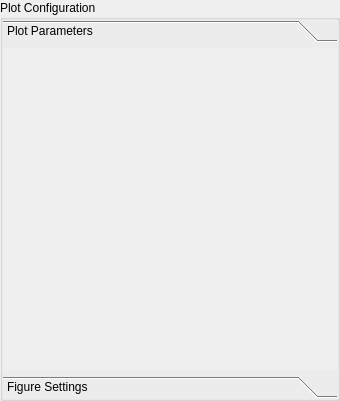
<?xml version="1.0" encoding="UTF-8"?>
<ui version="4.0">
 <class>GroupBoxParameters</class>
 <widget class="QGroupBox" name="GroupBoxParameters">
  <property name="geometry">
   <rect>
    <x>0</x>
    <y>0</y>
    <width>340</width>
    <height>401</height>
   </rect>
  </property>
  <property name="title">
   <string>Plot Configuration</string>
  </property>
  <property name="flat">
   <bool>true</bool>
  </property>
  <layout class="QVBoxLayout" name="verticalLayout">
   <property name="leftMargin">
    <number>0</number>
   </property>
   <property name="topMargin">
    <number>0</number>
   </property>
   <property name="rightMargin">
    <number>0</number>
   </property>
   <property name="bottomMargin">
    <number>0</number>
   </property>
   <item>
    <widget class="QToolBox" name="toolBox">
     <widget class="QWidget" name="page_plot_parameters">
      <property name="geometry">
       <rect>
        <x>0</x>
        <y>0</y>
        <width>338</width>
        <height>332</height>
       </rect>
      </property>
      <attribute name="label">
       <string>Plot Parameters</string>
      </attribute>
      <layout class="QVBoxLayout" name="verticalLayout_plot">
       <property name="leftMargin">
        <number>0</number>
       </property>
       <property name="topMargin">
        <number>0</number>
       </property>
       <property name="rightMargin">
        <number>0</number>
       </property>
       <property name="bottomMargin">
        <number>0</number>
       </property>
      </layout>
     </widget>
     <widget class="QWidget" name="page_common_settings">
      <property name="geometry">
       <rect>
        <x>0</x>
        <y>0</y>
        <width>338</width>
        <height>323</height>
       </rect>
      </property>
      <attribute name="label">
       <string>Figure Settings</string>
      </attribute>
      <layout class="QVBoxLayout" name="verticalLayout_figure">
       <item>
        <widget class="QGroupBox" name="groupBox_title">
         <property name="sizePolicy">
          <sizepolicy hsizetype="Preferred" vsizetype="Fixed">
           <horstretch>0</horstretch>
           <verstretch>0</verstretch>
          </sizepolicy>
         </property>
         <property name="title">
          <string>Title</string>
         </property>
         <property name="checkable">
          <bool>true</bool>
         </property>
         <property name="checked">
          <bool>false</bool>
         </property>
         <layout class="QGridLayout" name="gridLayout_2">
          <item row="4" column="1" colspan="2">
           <widget class="QSlider" name="horizontalSlider_y">
            <property name="maximum">
             <number>100</number>
            </property>
            <property name="value">
             <number>98</number>
            </property>
            <property name="orientation">
             <enum>Qt::Horizontal</enum>
            </property>
           </widget>
          </item>
          <item row="0" column="1" colspan="3">
           <widget class="QLineEdit" name="lineEdit_title">
            <property name="toolTip">
             <string>&lt;html&gt;&lt;head/&gt;&lt;body&gt;&lt;p&gt;The title of the plot,
                                               leave blank to
                                               remove title.&lt;/p&gt;&lt;p&gt;&lt;span style=&quot; font-weight:600;&quot;&gt;Note:&lt;/span&gt;
                                               The size and location of the title may depends on the selected plot type.&lt;/p&gt;&lt;/body&gt;&lt;/html&gt;
                                           </string>
            </property>
           </widget>
          </item>
          <item row="3" column="3">
           <widget class="QDoubleSpinBox" name="doubleSpinBox_x">
            <property name="maximum">
             <double>1.000000000000000</double>
            </property>
            <property name="singleStep">
             <double>0.100000000000000</double>
            </property>
            <property name="value">
             <double>0.500000000000000</double>
            </property>
           </widget>
          </item>
          <item row="3" column="0">
           <widget class="QLabel" name="label_5">
            <property name="sizePolicy">
             <sizepolicy hsizetype="Fixed" vsizetype="Preferred">
              <horstretch>0</horstretch>
              <verstretch>0</verstretch>
             </sizepolicy>
            </property>
            <property name="text">
             <string>X</string>
            </property>
           </widget>
          </item>
          <item row="4" column="3">
           <widget class="QDoubleSpinBox" name="doubleSpinBox_y">
            <property name="maximum">
             <double>1.000000000000000</double>
            </property>
            <property name="singleStep">
             <double>0.100000000000000</double>
            </property>
            <property name="value">
             <double>0.980000000000000</double>
            </property>
           </widget>
          </item>
          <item row="0" column="0">
           <widget class="QLabel" name="label">
            <property name="sizePolicy">
             <sizepolicy hsizetype="Fixed" vsizetype="Preferred">
              <horstretch>0</horstretch>
              <verstretch>0</verstretch>
             </sizepolicy>
            </property>
            <property name="toolTip">
             <string>&lt;html&gt;&lt;head/&gt;&lt;body&gt;&lt;p&gt;The title of the plot,
                                               leave blank to
                                               remove title.&lt;/p&gt;&lt;p&gt;&lt;span style=&quot; font-weight:600;&quot;&gt;Note:&lt;/span&gt;
                                               The size and location of the title may depends on the selected plot type.&lt;/p&gt;&lt;/body&gt;&lt;/html&gt;
                                           </string>
            </property>
            <property name="text">
             <string>Plot Title</string>
            </property>
           </widget>
          </item>
          <item row="4" column="0">
           <widget class="QLabel" name="label_6">
            <property name="text">
             <string>Y</string>
            </property>
           </widget>
          </item>
          <item row="3" column="1" colspan="2">
           <widget class="QSlider" name="horizontalSlider_x">
            <property name="maximum">
             <number>100</number>
            </property>
            <property name="value">
             <number>50</number>
            </property>
            <property name="orientation">
             <enum>Qt::Horizontal</enum>
            </property>
           </widget>
          </item>
          <item row="1" column="0">
           <widget class="QLabel" name="label_9">
            <property name="sizePolicy">
             <sizepolicy hsizetype="Fixed" vsizetype="Preferred">
              <horstretch>0</horstretch>
              <verstretch>0</verstretch>
             </sizepolicy>
            </property>
            <property name="text">
             <string>Font Size</string>
            </property>
           </widget>
          </item>
          <item row="6" column="0" colspan="2">
           <widget class="QLabel" name="label_8">
            <property name="text">
             <string>Vertical Alignment</string>
            </property>
           </widget>
          </item>
          <item row="5" column="2" colspan="2">
           <widget class="QComboBox" name="comboBox_horizontal_alignment">
            <property name="currentIndex">
             <number>1</number>
            </property>
            <item>
             <property name="text">
              <string>Left</string>
             </property>
            </item>
            <item>
             <property name="text">
              <string>Center</string>
             </property>
            </item>
            <item>
             <property name="text">
              <string>Right</string>
             </property>
            </item>
           </widget>
          </item>
          <item row="5" column="0" colspan="2">
           <widget class="QLabel" name="label_7">
            <property name="text">
             <string>Horizontal Alignment</string>
            </property>
           </widget>
          </item>
          <item row="6" column="2" colspan="2">
           <widget class="QComboBox" name="comboBox_vertical_alignment">
            <item>
             <property name="text">
              <string>Top</string>
             </property>
            </item>
            <item>
             <property name="text">
              <string>Center</string>
             </property>
            </item>
            <item>
             <property name="text">
              <string>Bottom</string>
             </property>
            </item>
            <item>
             <property name="text">
              <string>Baseline</string>
             </property>
            </item>
           </widget>
          </item>
          <item row="1" column="1">
           <widget class="QSpinBox" name="spinBox_fontsize">
            <property name="suffix">
             <string>points</string>
            </property>
            <property name="minimum">
             <number>4</number>
            </property>
            <property name="value">
             <number>12</number>
            </property>
           </widget>
          </item>
         </layout>
        </widget>
       </item>
       <item>
        <widget class="QGroupBox" name="groupBox_figure_size">
         <property name="sizePolicy">
          <sizepolicy hsizetype="Preferred" vsizetype="Fixed">
           <horstretch>0</horstretch>
           <verstretch>0</verstretch>
          </sizepolicy>
         </property>
         <property name="title">
          <string>Figure Size</string>
         </property>
         <property name="checkable">
          <bool>true</bool>
         </property>
         <property name="checked">
          <bool>false</bool>
         </property>
         <layout class="QGridLayout" name="gridLayout_3">
          <item row="2" column="0">
           <widget class="QLabel" name="label_4">
            <property name="text">
             <string>DPI</string>
            </property>
           </widget>
          </item>
          <item row="1" column="0">
           <widget class="QLabel" name="label_3">
            <property name="text">
             <string>Height</string>
            </property>
           </widget>
          </item>
          <item row="1" column="1">
           <widget class="QDoubleSpinBox" name="doubleSpinBox_height_inches">
            <property name="suffix">
             <string>inches</string>
            </property>
            <property name="minimum">
             <double>1.000000000000000</double>
            </property>
            <property name="maximum">
             <double>1000.000000000000000</double>
            </property>
            <property name="value">
             <double>6.000000000000000</double>
            </property>
           </widget>
          </item>
          <item row="1" column="2">
           <widget class="QSpinBox" name="spinBox_height_pixels">
            <property name="suffix">
             <string>pixels</string>
            </property>
            <property name="minimum">
             <number>1</number>
            </property>
            <property name="maximum">
             <number>1000000</number>
            </property>
            <property name="value">
             <number>600</number>
            </property>
           </widget>
          </item>
          <item row="0" column="1">
           <widget class="QDoubleSpinBox" name="doubleSpinBox_width_inches">
            <property name="suffix">
             <string>inches</string>
            </property>
            <property name="minimum">
             <double>1.000000000000000</double>
            </property>
            <property name="maximum">
             <double>1000.000000000000000</double>
            </property>
            <property name="value">
             <double>8.000000000000000</double>
            </property>
           </widget>
          </item>
          <item row="2" column="1">
           <widget class="QSpinBox" name="spinBox_dpi">
            <property name="minimum">
             <number>1</number>
            </property>
            <property name="maximum">
             <number>1000</number>
            </property>
            <property name="value">
             <number>80</number>
            </property>
           </widget>
          </item>
          <item row="0" column="2">
           <widget class="QSpinBox" name="spinBox_width_pixels">
            <property name="suffix">
             <string>pixels</string>
            </property>
            <property name="minimum">
             <number>1</number>
            </property>
            <property name="maximum">
             <number>1000000</number>
            </property>
            <property name="value">
             <number>800</number>
            </property>
           </widget>
          </item>
          <item row="2" column="2">
           <widget class="QCheckBox" name="checkBox_tight_layout">
            <property name="text">
             <string>Tight Layout</string>
            </property>
            <property name="checked">
             <bool>true</bool>
            </property>
           </widget>
          </item>
          <item row="0" column="0">
           <widget class="QLabel" name="label_2">
            <property name="sizePolicy">
             <sizepolicy hsizetype="Fixed" vsizetype="Preferred">
              <horstretch>0</horstretch>
              <verstretch>0</verstretch>
             </sizepolicy>
            </property>
            <property name="text">
             <string>Width</string>
            </property>
           </widget>
          </item>
         </layout>
        </widget>
       </item>
      </layout>
     </widget>
    </widget>
   </item>
  </layout>
 </widget>
 <tabstops>
  <tabstop>groupBox_title</tabstop>
  <tabstop>lineEdit_title</tabstop>
  <tabstop>spinBox_fontsize</tabstop>
  <tabstop>horizontalSlider_x</tabstop>
  <tabstop>doubleSpinBox_x</tabstop>
  <tabstop>horizontalSlider_y</tabstop>
  <tabstop>doubleSpinBox_y</tabstop>
  <tabstop>comboBox_horizontal_alignment</tabstop>
  <tabstop>comboBox_vertical_alignment</tabstop>
  <tabstop>groupBox_figure_size</tabstop>
  <tabstop>doubleSpinBox_width_inches</tabstop>
  <tabstop>spinBox_width_pixels</tabstop>
  <tabstop>doubleSpinBox_height_inches</tabstop>
  <tabstop>spinBox_height_pixels</tabstop>
  <tabstop>spinBox_dpi</tabstop>
  <tabstop>checkBox_tight_layout</tabstop>
 </tabstops>
 <resources/>
 <connections/>
</ui>
